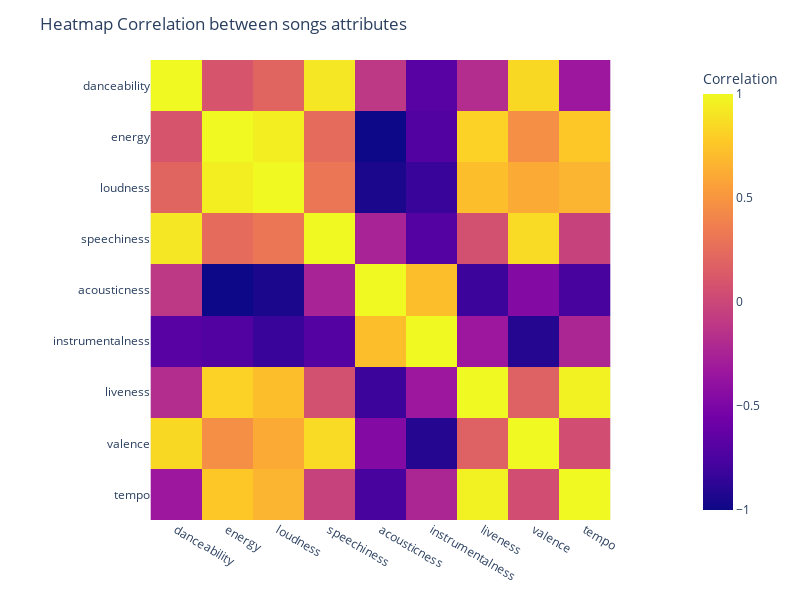

Here is the notebook cell this chart was saved with:
### Code cell
fig = px.imshow(
    correlation,
    labels = dict(
        color="Correlation"
        )
    )
fig.update_layout(
    title_text='Heatmap Correlation between songs attributes',
    height = 600,
    width = 800,
)
fig.show()

### Figure 1 — Plotly figure (JSON) as saved in the notebook; plotly's stock layout.template omitted (floating-point values rounded to 4 significant figures)
{"data": [{"coloraxis": "coloraxis", "hovertemplate": "x: %{x}<br>y: %{y}<br>Correlation: %{z}<extra></extra>", "name": "0", "type": "heatmap", "x": ["danceability", "energy", "loudness", "speechiness", "acousticness", "instrumentalness", "liveness", "valence", "tempo"], "xaxis": "x", "y": ["danceability", "energy", "loudness", "speechiness", "acousticness", "instrumentalness", "liveness", "valence", "tempo"], "yaxis": "y", "z": [[1, 0.1, 0.2, 0.9167, -0.1, -0.6833, -0.1833, 0.8452, -0.3333], [0.1, 1, 0.95, 0.25, -1, -0.7167, 0.8167, 0.4603, 0.7667], [0.2, 0.95, 1, 0.3167, -0.95, -0.8333, 0.7167, 0.6109, 0.6667], [0.9167, 0.25, 0.3167, 1, -0.25, -0.7, 0.06667, 0.8536, -0.03333], [-0.1, -1, -0.95, -0.25, 1, 0.7167, -0.8167, -0.4603, -0.7667], [-0.6833, -0.7167, -0.8333, -0.7, 0.7167, 1, -0.3333, -0.9121, -0.2333], [-0.1833, 0.8167, 0.7167, 0.06667, -0.8167, -0.3333, 1, 0.1757, 0.9667], [0.8452, 0.4603, 0.6109, 0.8536, -0.4603, -0.9121, 0.1757, 1, 0.05021], [-0.3333, 0.7667, 0.6667, -0.03333, -0.7667, -0.2333, 0.9667, 0.05021, 1]]}], "layout": {"coloraxis": {"colorbar": {"title": {"text": "Correlation"}}, "colorscale": [[0, "#0d0887"], [0.1111, "#46039f"], [0.2222, "#7201a8"], [0.3333, "#9c179e"], [0.4444, "#bd3786"], [0.5556, "#d8576b"], [0.6667, "#ed7953"], [0.7778, "#fb9f3a"], [0.8889, "#fdca26"], [1, "#f0f921"]]}, "height": 600, "margin": {"t": 60}, "title": {"text": "Heatmap Correlation between songs attributes"}, "width": 800, "xaxis": {"anchor": "y", "constrain": "domain", "domain": [0, 1], "scaleanchor": "y"}, "yaxis": {"anchor": "x", "autorange": "reversed", "constrain": "domain", "domain": [0, 1]}}}
